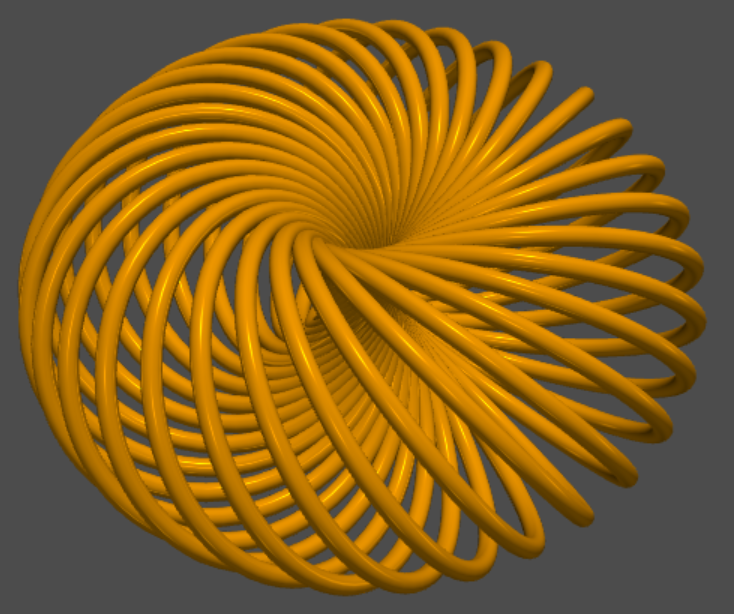

Python code for this plot:
import numpy as np
import pyvista as pv
from torus_three_points.main import torusThreePoints


def clifford(beta, theta, phi):
    cosphi = np.cos(phi)
    sinphi = np.sin(phi)
    d = 1 - np.sin(beta) * sinphi
    return np.array(
        [
            np.cos(theta + beta) * cosphi / d,
            np.sin(theta + beta) * cosphi / d,
            np.cos(beta) * sinphi / d,
        ]
    )


def tripletOnCircle(theta, phi):
    return [clifford(0, theta, phi), clifford(2, theta, phi), clifford(4, theta, phi)]


nTori = 30
_theta_ = np.linspace(0, 2 * np.pi, nTori + 1)[0:nTori]

phi = 1

r = 0.1

plotter = pv.Plotter()

for theta in _theta_:
    pts = tripletOnCircle(theta, phi)
    torusThreePoints(
          plotter, pts[0], pts[1], pts[2], r,
          color="orange", specular=0.9, smooth_shading=True
    )
plotter.show()    

# poetry run python
#  exec(open("examples/example4.py").read())
